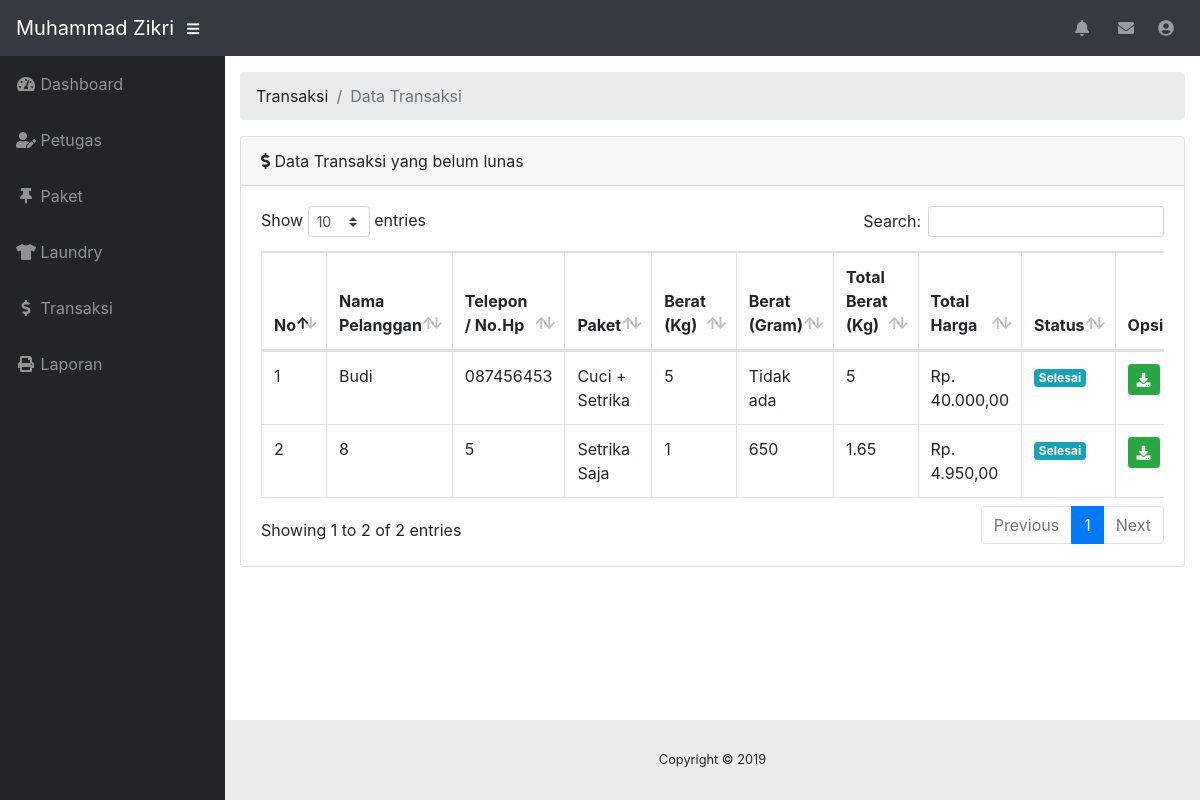
The app's page /admin/index.php?p=transaksi (signed in) with its own data.
### tables this page shows
CREATE TABLE `laundry` (
  `id_laundry` varchar(6) NOT NULL,
  `nama_pelanggan` varchar(50) NOT NULL,
  `telepon` varchar(50) NOT NULL,
  `id_paket` int(11) NOT NULL,
  `berat` int(11) NOT NULL,
  `gram` int(4) NOT NULL,
  `total_harga` varchar(50) NOT NULL,
  `tanggal_masuk` varchar(50) NOT NULL,
  `jadwal_selesai` enum('Sehari','Dua Hari','Tiga Hari','Empat Hari','Lima Hari','Enam Hari','Tujuh Hari') NOT NULL,
  `status` enum('Belum','Selesai','Lunas') NOT NULL,
  `id_petugas` int(11) NOT NULL
);

CREATE TABLE `paket` (
  `id_paket` int(11) NOT NULL,
  `nama_paket` varchar(50) NOT NULL,
  `harga_paket` varchar(50) NOT NULL
);

### function.php (called while the page is built)
<?php
	function rupiah($angka)
	{
		$hasil = "Rp. " . number_format($angka,2 ,',','.');
		return $hasil;
	}
 ?>

### admin/transaksi.php (the view)
<ol class="breadcrumb">
	<li class="breadcrumb-item">Transaksi</li>
	<li class="breadcrumb-item active">Data Transaksi</li>
</ol>
<div class="card mb-3">
  <div class="card-header">
    <i class="fas fa-dollar-sign"></i>
    Data Transaksi yang belum lunas</div>
  <div class="card-body">
    <div class="table-responsive">
      <table class="table table-bordered" id="dataTable" width="100%" cellspacing="0">
        <thead>
          <tr>
            <th>No</th>
            <th>Nama Pelanggan</th>
            <th>Telepon / No.Hp</th>
            <th>Paket</th>
            <th>Berat <span>(Kg)</span></th>
            <th>Berat <span>(Gram)</span></th>
            <th>Total Berat (Kg)</th>
            <th>Total Harga</th>
            <th>Status</th>
            <th>Opsi</th>
          </tr>
        </thead>
        <tbody>
          <?php
          	$query = mysqli_query($koneksi, "SELECT * FROM laundry INNER JOIN paket ON laundry.id_paket = paket.id_paket WHERE status='Selesai' ");
          	$no = 1;
            $kali = "1000";
          	while ($data = mysqli_fetch_array($query)) {
          		?>
          		<tr>
          			<td><?php echo $no++; ?></td>
          			<td><?php echo $data['nama_pelanggan'] ?></td>
          			<td><?php echo $data['telepon'] ?></td>
          			<td><?php echo $data['nama_paket'] ?></td>
          			<td><?php echo $data['berat'] ?></td>
                <?php
                  if ($data['gram'] == "0") {
                    ?>
                    <td>Tidak ada</td>
                    <?php
                  }else{
                    ?>
                    <td><?php echo $data['gram'] ?></td>
                    <?php
                  }
                 ?>
                <?php
                  if ($data['gram'] == "0") {
                    ?>
                    <td><?php echo $data['berat'] ?></td>
                    <?php
                  }else{
                    ?>
                    <td><?php echo $data['gram'] / $kali + $data['berat'] ?></td>
                    <?php
                  }
                 ?>
          			<td><?php echo rupiah($data['total_harga']) ?></td>
          			<td><span class="badge badge-info"><?php echo $data['status'] ?></span></td>
          			<td><a title="Bayar" href="index.php?p=bayar&id_laundry=<?php echo $data['id_laundry'] ?>" class="btn btn-success btn-sm"><i class="fa fa-download"></i></a></td>
          		</tr>
          		<?php
          		}
           ?>
        </tbody>
      </table>
    </div>
  </div>
</div>

### admin/index.php (shortened to what this page needs)
<?php
  include'../koneksi.php';
  include'../function.php';
 ?>
<!DOCTYPE html>
<html lang="en">
<head>
  <link href="../vendor/fontawesome-free/css/all.min.css" rel="stylesheet" type="text/css">
  <link href="../vendor/datatables/dataTables.bootstrap4.css" rel="stylesheet">
  <link href="../css/sb-admin.css" rel="stylesheet">
</head>
<body id="page-top">
  <nav class="navbar navbar-expand navbar-dark bg-dark static-top">
    <a class="navbar-brand mr-1" href="index.php"><?php echo $_SESSION['data']['nama_petugas'] ?></a>
    <button class="btn btn-link btn-sm text-white order-1 order-sm-0" id="sidebarToggle" href="#">
      <i class="fas fa-bars"></i>
    </button>
    <ul class="navbar-nav ml-auto ml-md-0">
      <li class="nav-item dropdown no-arrow mx-1">
        <a class="nav-link dropdown-toggle" href="#" id="alertsDropdown" role="button" data-toggle="dropdown" aria-haspopup="true" aria-expanded="false">
          <i class="fas fa-bell fa-fw"></i>
        </a>
      </li>
      <li class="nav-item dropdown no-arrow mx-1">
        <a class="nav-link dropdown-toggle" href="#" id="messagesDropdown" role="button" data-toggle="dropdown" aria-haspopup="true" aria-expanded="false">
          <i class="fas fa-envelope fa-fw"></i>
        </a>
      </li>
      <li class="nav-item dropdown no-arrow">
        <a class="nav-link dropdown-toggle" href="#" id="userDropdown" role="button" data-toggle="dropdown" aria-haspopup="true" aria-expanded="false">
          <i class="fas fa-user-circle fa-fw"></i>
        </a>
      </li>
    </ul>
  </nav>
  <div id="wrapper">
    <ul class="sidebar navbar-nav">
      <li class="nav-item">
        <a class="nav-link" href="index.php?p=dashboard">
          <i class="fas fa-fw fa-tachometer-alt"></i>
          <span>Dashboard</span>
        </a>
      </li>
      <li class="nav-item">
        <a class="nav-link" href="index.php?p=petugas">
          <i class="fas fa-fw fa-user-edit"></i>
          <span>Petugas</span>
        </a>
      </li>
      <li class="nav-item">
        <a class="nav-link" href="index.php?p=paket">
          <i class="fas fa-fw fa-thumbtack"></i>
          <span>Paket</span>
        </a>
      </li>
      <li class="nav-item">
        <a class="nav-link" href="index.php?p=laundry">
          <i class="fas fa-fw fa-tshirt"></i>
          <span>Laundry</span>
        </a>
      </li>
      <li class="nav-item">
        <a class="nav-link" href="index.php?p=transaksi">
          <i class="fas fa-fw fa-dollar-sign"></i>
          <span>Transaksi</span>
        </a>
      </li>
      <li class="nav-item">
        <a class="nav-link" href="index.php?p=laporan">
          <i class="fas fa-fw fa-print"></i>
          <span>Laporan</span>
        </a>
      </li>
    </ul>
    <div id="content-wrapper">
      <div class="container-fluid">
        <?php
          if (@$_GET['p'] == "") {
            include_once'dashboard.php';
          }
          elseif (@$_GET['p'] == "dashboard") {
            include_once'dashboard.php';
          }
          elseif (@$_GET['p'] == "petugas") {
            include_once'petugas.php';
          }
          elseif (@$_GET['p'] == "petugas_tambah") {
            include_once'petugas_tambah.php';
          }
          elseif (@$_GET['p'] == "petugas_edit") {
            include_once'petugas_edit.php';
          }
          elseif (@$_GET['p'] == "petugas_hapus") {
            include_once'petugas_hapus.php';
          }
          elseif (@$_GET['p'] == "paket") {
            include_once'paket.php';
          }
          elseif (@$_GET['p'] == "paket_tambah") {
            include_once'paket_tambah.php';
          }
          elseif (@$_GET['p'] == "paket_edit") {
            include_once'paket_edit.php';
          }
          elseif (@$_GET['p'] == "paket_hapus") {
            include_once'paket_hapus.php';
          }
          elseif (@$_GET['p'] == "laundry") {
            include_once'laundry.php';
          }
          elseif (@$_GET['p'] == "laundry_tambah") {
            include_once'laundry_tambah.php';
          }
          elseif (@$_GET['p'] == "transaksi") {
            include_once'transaksi.php';
          }
          elseif (@$_GET['p'] == "laundry_hapus") {
            include_once'laundry_hapus.php';
          }
          elseif (@$_GET['p'] == "tandai") {
            include_once'tandai.php';
          }
          elseif (@$_GET['p'] == "bayar") {
            include_once'bayar.php';
          }
          elseif (@$_GET['p'] == "laporan") {
            include_once'laporan.php';
          }
         ?>
      </div>
      <footer class="sticky-footer">
        <div class="container my-auto">
          <div class="copyright text-center my-auto">
            <span>Copyright © 2019</span>
          </div>
        </div>
      </footer>
    </div>
  </div>
</body>
</html>

### records on screen
laundry: nama_pelanggan "Budi", telepon "087456453", id_paket.nama_paket "Cuci + Setrika", berat "5", gram "Tidak ada", total_harga "Rp. 40.000,00", status "Selesai"
laundry: nama_pelanggan "8", telepon "5", id_paket.nama_paket "Setrika Saja", berat "1", gram "650", $data['gram'] / $kali + $data['berat'] "1.65", total_harga "Rp. 4.950,00", status "Selesai"

### other values on screen
$_SESSION['data']['nama_petugas'] "Muhammad Zikri"
